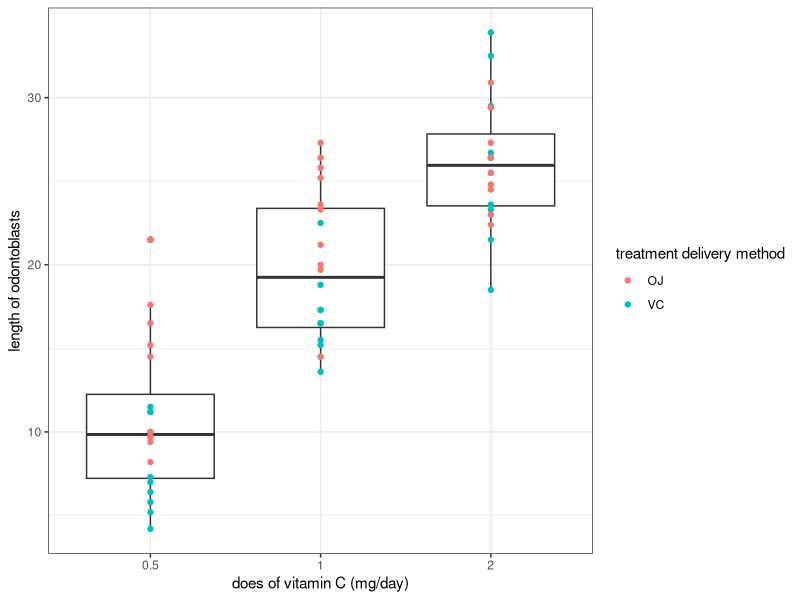

Write R code to recreate this figure.
## ---- chunk 1
library(tidyverse)
## ---- chunk 2
dat <- data.frame(Titanic)
## ---- chunk 3
# create a function to get total passenger 
# input : specific dataset 
# output: total passenger of the dataset

sumfreq <- function(x){
  sum(x$Freq)
}
## ---- chunk 4
children <- dat[dat$Age == "Child",]
adults <- dat[dat$Age == "Adult",]

sumfreq(children)
sumfreq(adults)

f_adults <- adults[adults$Sex == "Female",]
m_adults <- adults[adults$Sex == "Male",]
sumfreq(f_adults)
sumfreq(m_adults)
## ---- chunk 5
# create a function to calculate the survival rate
# input: sepcific dataset
# output: total number of passenger in the dataset
#         total number of survival passenger in the dataset
#         survival rate

survival_rate <- function(data){
  total <- sumfreq(data)
  survived <- sumfreq(data[data$Survived == "Yes",])
  rate <- sumfreq(data[data$Survived == "Yes",])/sumfreq(data)
  return(round(c(total, survived, rate),2))
}
## ---- chunk 6
survival_rate(children)
survival_rate(adults)
## ---- chunk 7
first <- dat[dat$Class == "1st",]
second <- dat[dat$Class == "2nd",]
thrid <- dat[dat$Class == "3rd",]
crew <- dat[dat$Class == "Crew",]

survival_rate(first)
survival_rate(second)
survival_rate(thrid)
survival_rate(crew)
## ---- chunk 8
dat2 <- read.table("guinea_pigs_tooth_growth.txt", header = T)
## ---- chunk 9
dat2 %>% 
  ggplot()+
  geom_boxplot(aes(x = factor(dat2$dose), y = dat2$len)) +
  geom_point(aes(x = factor(dat2$dose), y = dat2$len, color = factor(dat2$supp))) +
  xlab("does of vitamin C (mg/day)") +
  ylab("length of odontoblasts") +
  scale_color_discrete(name="treatment delivery method") +
  theme_bw()
  
